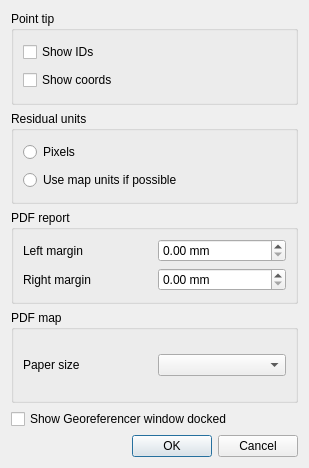
<?xml version="1.0" encoding="UTF-8"?>
<ui version="4.0">
 <class>QgsGeorefConfigDialogBase</class>
 <widget class="QDialog" name="QgsGeorefConfigDialogBase">
  <property name="geometry">
   <rect>
    <x>0</x>
    <y>0</y>
    <width>309</width>
    <height>468</height>
   </rect>
  </property>
  <property name="windowTitle">
   <string>Configure Georeferencer</string>
  </property>
  <layout class="QGridLayout" name="gridLayout_4">
   <item row="0" column="0">
    <widget class="QGroupBox" name="mPointTipGroupBox">
     <property name="title">
      <string>Point tip</string>
     </property>
     <layout class="QGridLayout" name="gridLayout">
      <item row="0" column="0">
       <widget class="QCheckBox" name="mShowIDsCheckBox">
        <property name="text">
         <string>Show IDs</string>
        </property>
       </widget>
      </item>
      <item row="1" column="0">
       <widget class="QCheckBox" name="mShowCoordsCheckBox">
        <property name="text">
         <string>Show coords</string>
        </property>
       </widget>
      </item>
     </layout>
    </widget>
   </item>
   <item row="1" column="0">
    <widget class="QGroupBox" name="mResidualUnitsGroupBox">
     <property name="title">
      <string>Residual units</string>
     </property>
     <layout class="QGridLayout" name="gridLayout_3">
      <item row="0" column="0">
       <widget class="QRadioButton" name="mPixelsButton">
        <property name="text">
         <string>Pixels</string>
        </property>
       </widget>
      </item>
      <item row="1" column="0">
       <widget class="QRadioButton" name="mMapUnitsButton">
        <property name="text">
         <string>Use map units if possible</string>
        </property>
       </widget>
      </item>
     </layout>
    </widget>
   </item>
   <item row="2" column="0">
    <widget class="QGroupBox" name="mPdfReportGroupBox">
     <property name="title">
      <string>PDF report</string>
     </property>
     <layout class="QGridLayout" name="gridLayout_2">
      <item row="0" column="0">
       <layout class="QHBoxLayout" name="horizontalLayout">
        <item>
         <widget class="QLabel" name="label">
          <property name="text">
           <string>Left margin</string>
          </property>
         </widget>
        </item>
        <item>
         <widget class="QDoubleSpinBox" name="mLeftMarginSpinBox">
          <property name="prefix">
           <string/>
          </property>
          <property name="suffix">
           <string> mm</string>
          </property>
         </widget>
        </item>
       </layout>
      </item>
      <item row="1" column="0">
       <layout class="QHBoxLayout" name="horizontalLayout_2">
        <item>
         <widget class="QLabel" name="label_2">
          <property name="text">
           <string>Right margin</string>
          </property>
         </widget>
        </item>
        <item>
         <widget class="QDoubleSpinBox" name="mRightMarginSpinBox">
          <property name="suffix">
           <string> mm</string>
          </property>
         </widget>
        </item>
       </layout>
      </item>
     </layout>
    </widget>
   </item>
   <item row="4" column="0">
    <widget class="QCheckBox" name="mShowDockedCheckBox">
     <property name="text">
      <string>Show Georeferencer window docked</string>
     </property>
    </widget>
   </item>
   <item row="5" column="0">
    <widget class="QDialogButtonBox" name="buttonBox">
     <property name="orientation">
      <enum>Qt::Horizontal</enum>
     </property>
     <property name="standardButtons">
      <set>QDialogButtonBox::Cancel|QDialogButtonBox::Ok</set>
     </property>
    </widget>
   </item>
   <item row="3" column="0">
    <widget class="QGroupBox" name="groupBox">
     <property name="title">
      <string>PDF map</string>
     </property>
     <layout class="QGridLayout" name="gridLayout_5">
      <item row="0" column="0">
       <layout class="QHBoxLayout" name="horizontalLayout_3">
        <item>
         <widget class="QLabel" name="label_3">
          <property name="text">
           <string>Paper size</string>
          </property>
         </widget>
        </item>
        <item>
         <widget class="QComboBox" name="mPaperSizeComboBox"/>
        </item>
       </layout>
      </item>
     </layout>
    </widget>
   </item>
  </layout>
 </widget>
 <resources/>
 <connections/>
</ui>
